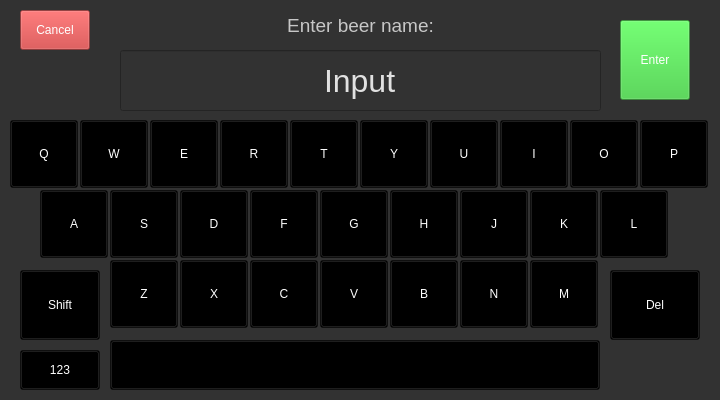
<?xml version="1.0" encoding="UTF-8"?>
<ui version="4.0">
 <class>KeyboardDialog</class>
 <widget class="QDialog" name="KeyboardDialog">
  <property name="windowModality">
   <enum>Qt::ApplicationModal</enum>
  </property>
  <property name="geometry">
   <rect>
    <x>0</x>
    <y>0</y>
    <width>720</width>
    <height>400</height>
   </rect>
  </property>
  <property name="windowTitle">
   <string>Dialog</string>
  </property>
  <property name="styleSheet">
   <string notr="true">background-color: rgb(50, 50, 50);</string>
  </property>
  <property name="modal">
   <bool>true</bool>
  </property>
  <widget class="QPushButton" name="pushButton_Q">
   <property name="geometry">
    <rect>
     <x>10</x>
     <y>120</y>
     <width>68</width>
     <height>68</height>
    </rect>
   </property>
   <property name="focusPolicy">
    <enum>Qt::NoFocus</enum>
   </property>
   <property name="styleSheet">
    <string notr="true">color: rgb(255, 255, 255);
background-color: rgba(0, 0, 0, 100);
selection-color: rgb(255, 255, 0);</string>
   </property>
   <property name="text">
    <string>Q</string>
   </property>
   <property name="flat">
    <bool>false</bool>
   </property>
  </widget>
  <widget class="QPushButton" name="pushButton_W">
   <property name="geometry">
    <rect>
     <x>80</x>
     <y>120</y>
     <width>68</width>
     <height>68</height>
    </rect>
   </property>
   <property name="focusPolicy">
    <enum>Qt::NoFocus</enum>
   </property>
   <property name="styleSheet">
    <string notr="true">color: rgb(255, 255, 255);
background-color: rgba(0, 0, 0, 100);
selection-color: rgb(255, 255, 0);</string>
   </property>
   <property name="text">
    <string>W</string>
   </property>
   <property name="flat">
    <bool>false</bool>
   </property>
  </widget>
  <widget class="QPushButton" name="pushButton_E">
   <property name="geometry">
    <rect>
     <x>150</x>
     <y>120</y>
     <width>68</width>
     <height>68</height>
    </rect>
   </property>
   <property name="focusPolicy">
    <enum>Qt::NoFocus</enum>
   </property>
   <property name="styleSheet">
    <string notr="true">color: rgb(255, 255, 255);
background-color: rgba(0, 0, 0, 100);
selection-color: rgb(255, 255, 0);</string>
   </property>
   <property name="text">
    <string>E</string>
   </property>
   <property name="flat">
    <bool>false</bool>
   </property>
  </widget>
  <widget class="QPushButton" name="pushButton_P">
   <property name="geometry">
    <rect>
     <x>640</x>
     <y>120</y>
     <width>68</width>
     <height>68</height>
    </rect>
   </property>
   <property name="focusPolicy">
    <enum>Qt::NoFocus</enum>
   </property>
   <property name="styleSheet">
    <string notr="true">color: rgb(255, 255, 255);
background-color: rgba(0, 0, 0, 100);
selection-color: rgb(255, 255, 0);</string>
   </property>
   <property name="text">
    <string>P</string>
   </property>
   <property name="flat">
    <bool>false</bool>
   </property>
  </widget>
  <widget class="QPushButton" name="pushButton_O">
   <property name="geometry">
    <rect>
     <x>570</x>
     <y>120</y>
     <width>68</width>
     <height>68</height>
    </rect>
   </property>
   <property name="focusPolicy">
    <enum>Qt::NoFocus</enum>
   </property>
   <property name="styleSheet">
    <string notr="true">color: rgb(255, 255, 255);
background-color: rgba(0, 0, 0, 100);
selection-color: rgb(255, 255, 0);</string>
   </property>
   <property name="text">
    <string>O</string>
   </property>
   <property name="flat">
    <bool>false</bool>
   </property>
  </widget>
  <widget class="QPushButton" name="pushButton_I">
   <property name="geometry">
    <rect>
     <x>500</x>
     <y>120</y>
     <width>68</width>
     <height>68</height>
    </rect>
   </property>
   <property name="focusPolicy">
    <enum>Qt::NoFocus</enum>
   </property>
   <property name="styleSheet">
    <string notr="true">color: rgb(255, 255, 255);
background-color: rgba(0, 0, 0, 100);
selection-color: rgb(255, 255, 0);</string>
   </property>
   <property name="text">
    <string>I</string>
   </property>
   <property name="flat">
    <bool>false</bool>
   </property>
  </widget>
  <widget class="QPushButton" name="pushButton_U">
   <property name="geometry">
    <rect>
     <x>430</x>
     <y>120</y>
     <width>68</width>
     <height>68</height>
    </rect>
   </property>
   <property name="focusPolicy">
    <enum>Qt::NoFocus</enum>
   </property>
   <property name="styleSheet">
    <string notr="true">color: rgb(255, 255, 255);
background-color: rgba(0, 0, 0, 100);
selection-color: rgb(255, 255, 0);</string>
   </property>
   <property name="text">
    <string>U</string>
   </property>
   <property name="flat">
    <bool>false</bool>
   </property>
  </widget>
  <widget class="QPushButton" name="pushButton_Y">
   <property name="geometry">
    <rect>
     <x>360</x>
     <y>120</y>
     <width>68</width>
     <height>68</height>
    </rect>
   </property>
   <property name="focusPolicy">
    <enum>Qt::NoFocus</enum>
   </property>
   <property name="styleSheet">
    <string notr="true">color: rgb(255, 255, 255);
background-color: rgba(0, 0, 0, 100);
selection-color: rgb(255, 255, 0);</string>
   </property>
   <property name="text">
    <string>Y</string>
   </property>
   <property name="flat">
    <bool>false</bool>
   </property>
  </widget>
  <widget class="QPushButton" name="pushButton_T">
   <property name="geometry">
    <rect>
     <x>290</x>
     <y>120</y>
     <width>68</width>
     <height>68</height>
    </rect>
   </property>
   <property name="focusPolicy">
    <enum>Qt::NoFocus</enum>
   </property>
   <property name="styleSheet">
    <string notr="true">color: rgb(255, 255, 255);
background-color: rgba(0, 0, 0, 100);
selection-color: rgb(255, 255, 0);</string>
   </property>
   <property name="text">
    <string>T</string>
   </property>
   <property name="flat">
    <bool>false</bool>
   </property>
  </widget>
  <widget class="QPushButton" name="pushButton_R">
   <property name="geometry">
    <rect>
     <x>220</x>
     <y>120</y>
     <width>68</width>
     <height>68</height>
    </rect>
   </property>
   <property name="focusPolicy">
    <enum>Qt::NoFocus</enum>
   </property>
   <property name="styleSheet">
    <string notr="true">color: rgb(255, 255, 255);
background-color: rgba(0, 0, 0, 100);
selection-color: rgb(255, 255, 0);</string>
   </property>
   <property name="text">
    <string>R</string>
   </property>
   <property name="flat">
    <bool>false</bool>
   </property>
  </widget>
  <widget class="QPushButton" name="pushButton_D">
   <property name="geometry">
    <rect>
     <x>180</x>
     <y>190</y>
     <width>68</width>
     <height>68</height>
    </rect>
   </property>
   <property name="focusPolicy">
    <enum>Qt::NoFocus</enum>
   </property>
   <property name="styleSheet">
    <string notr="true">color: rgb(255, 255, 255);
background-color: rgba(0, 0, 0, 100);
selection-color: rgb(255, 255, 0);</string>
   </property>
   <property name="text">
    <string>D</string>
   </property>
   <property name="flat">
    <bool>false</bool>
   </property>
  </widget>
  <widget class="QPushButton" name="pushButton_L">
   <property name="geometry">
    <rect>
     <x>600</x>
     <y>190</y>
     <width>68</width>
     <height>68</height>
    </rect>
   </property>
   <property name="focusPolicy">
    <enum>Qt::NoFocus</enum>
   </property>
   <property name="styleSheet">
    <string notr="true">color: rgb(255, 255, 255);
background-color: rgba(0, 0, 0, 100);
selection-color: rgb(255, 255, 0);</string>
   </property>
   <property name="text">
    <string>L</string>
   </property>
   <property name="flat">
    <bool>false</bool>
   </property>
  </widget>
  <widget class="QPushButton" name="pushButton_J">
   <property name="geometry">
    <rect>
     <x>460</x>
     <y>190</y>
     <width>68</width>
     <height>68</height>
    </rect>
   </property>
   <property name="focusPolicy">
    <enum>Qt::NoFocus</enum>
   </property>
   <property name="styleSheet">
    <string notr="true">color: rgb(255, 255, 255);
background-color: rgba(0, 0, 0, 100);
selection-color: rgb(255, 255, 0);</string>
   </property>
   <property name="text">
    <string>J</string>
   </property>
   <property name="flat">
    <bool>false</bool>
   </property>
  </widget>
  <widget class="QPushButton" name="pushButton_G">
   <property name="geometry">
    <rect>
     <x>320</x>
     <y>190</y>
     <width>68</width>
     <height>68</height>
    </rect>
   </property>
   <property name="focusPolicy">
    <enum>Qt::NoFocus</enum>
   </property>
   <property name="styleSheet">
    <string notr="true">color: rgb(255, 255, 255);
background-color: rgba(0, 0, 0, 100);
selection-color: rgb(255, 255, 0);</string>
   </property>
   <property name="text">
    <string>G</string>
   </property>
   <property name="flat">
    <bool>false</bool>
   </property>
  </widget>
  <widget class="QPushButton" name="pushButton_S">
   <property name="geometry">
    <rect>
     <x>110</x>
     <y>190</y>
     <width>68</width>
     <height>68</height>
    </rect>
   </property>
   <property name="focusPolicy">
    <enum>Qt::NoFocus</enum>
   </property>
   <property name="styleSheet">
    <string notr="true">color: rgb(255, 255, 255);
background-color: rgba(0, 0, 0, 100);
selection-color: rgb(255, 255, 0);</string>
   </property>
   <property name="text">
    <string>S</string>
   </property>
   <property name="flat">
    <bool>false</bool>
   </property>
  </widget>
  <widget class="QPushButton" name="pushButton_F">
   <property name="geometry">
    <rect>
     <x>250</x>
     <y>190</y>
     <width>68</width>
     <height>68</height>
    </rect>
   </property>
   <property name="focusPolicy">
    <enum>Qt::NoFocus</enum>
   </property>
   <property name="styleSheet">
    <string notr="true">color: rgb(255, 255, 255);
background-color: rgba(0, 0, 0, 100);
selection-color: rgb(255, 255, 0);</string>
   </property>
   <property name="text">
    <string>F</string>
   </property>
   <property name="flat">
    <bool>false</bool>
   </property>
  </widget>
  <widget class="QPushButton" name="pushButton_A">
   <property name="geometry">
    <rect>
     <x>40</x>
     <y>190</y>
     <width>68</width>
     <height>68</height>
    </rect>
   </property>
   <property name="focusPolicy">
    <enum>Qt::NoFocus</enum>
   </property>
   <property name="styleSheet">
    <string notr="true">color: rgb(255, 255, 255);
background-color: rgba(0, 0, 0, 100);
selection-color: rgb(255, 255, 0);</string>
   </property>
   <property name="text">
    <string>A</string>
   </property>
   <property name="flat">
    <bool>false</bool>
   </property>
  </widget>
  <widget class="QPushButton" name="pushButton_H">
   <property name="geometry">
    <rect>
     <x>390</x>
     <y>190</y>
     <width>68</width>
     <height>68</height>
    </rect>
   </property>
   <property name="focusPolicy">
    <enum>Qt::NoFocus</enum>
   </property>
   <property name="styleSheet">
    <string notr="true">color: rgb(255, 255, 255);
background-color: rgba(0, 0, 0, 100);
selection-color: rgb(255, 255, 0);</string>
   </property>
   <property name="text">
    <string>H</string>
   </property>
   <property name="flat">
    <bool>false</bool>
   </property>
  </widget>
  <widget class="QPushButton" name="pushButton_K">
   <property name="geometry">
    <rect>
     <x>530</x>
     <y>190</y>
     <width>68</width>
     <height>68</height>
    </rect>
   </property>
   <property name="focusPolicy">
    <enum>Qt::NoFocus</enum>
   </property>
   <property name="styleSheet">
    <string notr="true">color: rgb(255, 255, 255);
background-color: rgba(0, 0, 0, 100);
selection-color: rgb(255, 255, 0);</string>
   </property>
   <property name="text">
    <string>K</string>
   </property>
   <property name="flat">
    <bool>false</bool>
   </property>
  </widget>
  <widget class="QPushButton" name="pushButton_N">
   <property name="geometry">
    <rect>
     <x>460</x>
     <y>260</y>
     <width>68</width>
     <height>68</height>
    </rect>
   </property>
   <property name="focusPolicy">
    <enum>Qt::NoFocus</enum>
   </property>
   <property name="styleSheet">
    <string notr="true">color: rgb(255, 255, 255);
background-color: rgba(0, 0, 0, 100);
selection-color: rgb(255, 255, 0);</string>
   </property>
   <property name="text">
    <string>N</string>
   </property>
   <property name="flat">
    <bool>false</bool>
   </property>
  </widget>
  <widget class="QPushButton" name="pushButton_M">
   <property name="geometry">
    <rect>
     <x>530</x>
     <y>260</y>
     <width>68</width>
     <height>68</height>
    </rect>
   </property>
   <property name="focusPolicy">
    <enum>Qt::NoFocus</enum>
   </property>
   <property name="styleSheet">
    <string notr="true">color: rgb(255, 255, 255);
background-color: rgba(0, 0, 0, 100);
selection-color: rgb(255, 255, 0);</string>
   </property>
   <property name="text">
    <string>M</string>
   </property>
   <property name="flat">
    <bool>false</bool>
   </property>
  </widget>
  <widget class="QPushButton" name="pushButton_C">
   <property name="geometry">
    <rect>
     <x>250</x>
     <y>260</y>
     <width>68</width>
     <height>68</height>
    </rect>
   </property>
   <property name="focusPolicy">
    <enum>Qt::NoFocus</enum>
   </property>
   <property name="styleSheet">
    <string notr="true">color: rgb(255, 255, 255);
background-color: rgba(0, 0, 0, 100);
selection-color: rgb(255, 255, 0);</string>
   </property>
   <property name="text">
    <string>C</string>
   </property>
   <property name="flat">
    <bool>false</bool>
   </property>
  </widget>
  <widget class="QPushButton" name="pushButton_X">
   <property name="geometry">
    <rect>
     <x>180</x>
     <y>260</y>
     <width>68</width>
     <height>68</height>
    </rect>
   </property>
   <property name="focusPolicy">
    <enum>Qt::NoFocus</enum>
   </property>
   <property name="styleSheet">
    <string notr="true">color: rgb(255, 255, 255);
background-color: rgba(0, 0, 0, 100);
selection-color: rgb(255, 255, 0);</string>
   </property>
   <property name="text">
    <string>X</string>
   </property>
   <property name="flat">
    <bool>false</bool>
   </property>
  </widget>
  <widget class="QPushButton" name="pushButton_B">
   <property name="geometry">
    <rect>
     <x>390</x>
     <y>260</y>
     <width>68</width>
     <height>68</height>
    </rect>
   </property>
   <property name="focusPolicy">
    <enum>Qt::NoFocus</enum>
   </property>
   <property name="styleSheet">
    <string notr="true">color: rgb(255, 255, 255);
background-color: rgba(0, 0, 0, 100);
selection-color: rgb(255, 255, 0);</string>
   </property>
   <property name="text">
    <string>B</string>
   </property>
   <property name="flat">
    <bool>false</bool>
   </property>
  </widget>
  <widget class="QPushButton" name="pushButton_V">
   <property name="geometry">
    <rect>
     <x>320</x>
     <y>260</y>
     <width>68</width>
     <height>68</height>
    </rect>
   </property>
   <property name="focusPolicy">
    <enum>Qt::NoFocus</enum>
   </property>
   <property name="styleSheet">
    <string notr="true">color: rgb(255, 255, 255);
background-color: rgba(0, 0, 0, 100);
selection-color: rgb(255, 255, 0);</string>
   </property>
   <property name="text">
    <string>V</string>
   </property>
   <property name="flat">
    <bool>false</bool>
   </property>
  </widget>
  <widget class="QPushButton" name="pushButton_Z">
   <property name="geometry">
    <rect>
     <x>110</x>
     <y>260</y>
     <width>68</width>
     <height>68</height>
    </rect>
   </property>
   <property name="focusPolicy">
    <enum>Qt::NoFocus</enum>
   </property>
   <property name="styleSheet">
    <string notr="true">color: rgb(255, 255, 255);
background-color: rgba(0, 0, 0, 100);
selection-color: rgb(255, 255, 0);</string>
   </property>
   <property name="text">
    <string>Z</string>
   </property>
   <property name="flat">
    <bool>false</bool>
   </property>
  </widget>
  <widget class="QPushButton" name="pushButton_Space">
   <property name="geometry">
    <rect>
     <x>110</x>
     <y>340</y>
     <width>490</width>
     <height>50</height>
    </rect>
   </property>
   <property name="focusPolicy">
    <enum>Qt::NoFocus</enum>
   </property>
   <property name="styleSheet">
    <string notr="true">color: rgb(255, 255, 255);
background-color: rgba(0, 0, 0, 100);
selection-color: rgb(255, 255, 0);</string>
   </property>
   <property name="text">
    <string/>
   </property>
   <property name="flat">
    <bool>false</bool>
   </property>
  </widget>
  <widget class="QPushButton" name="pushButton_ChangeKeyboard">
   <property name="geometry">
    <rect>
     <x>20</x>
     <y>350</y>
     <width>80</width>
     <height>40</height>
    </rect>
   </property>
   <property name="focusPolicy">
    <enum>Qt::NoFocus</enum>
   </property>
   <property name="styleSheet">
    <string notr="true">color: rgb(255, 255, 255);
background-color: rgba(0, 0, 0, 100);
selection-color: rgb(255, 255, 0);</string>
   </property>
   <property name="text">
    <string>123</string>
   </property>
   <property name="flat">
    <bool>false</bool>
   </property>
  </widget>
  <widget class="QPushButton" name="pushButton_Enter">
   <property name="geometry">
    <rect>
     <x>620</x>
     <y>20</y>
     <width>70</width>
     <height>80</height>
    </rect>
   </property>
   <property name="focusPolicy">
    <enum>Qt::NoFocus</enum>
   </property>
   <property name="styleSheet">
    <string notr="true">color: rgb(255, 255, 255);
background-color: rgba(50, 200, 50, 100);
selection-color: rgb(255, 255, 0);</string>
   </property>
   <property name="text">
    <string>Enter</string>
   </property>
   <property name="flat">
    <bool>false</bool>
   </property>
  </widget>
  <widget class="QLineEdit" name="inputField">
   <property name="geometry">
    <rect>
     <x>120</x>
     <y>50</y>
     <width>481</width>
     <height>61</height>
    </rect>
   </property>
   <property name="font">
    <font>
     <pointsize>24</pointsize>
    </font>
   </property>
   <property name="styleSheet">
    <string notr="true">color: rgb(225, 225, 225);</string>
   </property>
   <property name="text">
    <string>Input</string>
   </property>
   <property name="alignment">
    <set>Qt::AlignCenter</set>
   </property>
  </widget>
  <widget class="QLabel" name="label">
   <property name="geometry">
    <rect>
     <x>120</x>
     <y>10</y>
     <width>481</width>
     <height>30</height>
    </rect>
   </property>
   <property name="font">
    <font>
     <pointsize>14</pointsize>
    </font>
   </property>
   <property name="styleSheet">
    <string notr="true">color: rgb(199, 199, 199);</string>
   </property>
   <property name="text">
    <string>Enter beer name:</string>
   </property>
   <property name="alignment">
    <set>Qt::AlignCenter</set>
   </property>
  </widget>
  <widget class="QPushButton" name="pushButton_Shift">
   <property name="geometry">
    <rect>
     <x>20</x>
     <y>270</y>
     <width>80</width>
     <height>70</height>
    </rect>
   </property>
   <property name="focusPolicy">
    <enum>Qt::NoFocus</enum>
   </property>
   <property name="styleSheet">
    <string notr="true">color: rgb(255, 255, 255);
background-color: rgba(0, 0, 0, 100);
selection-color: rgb(255, 255, 0);</string>
   </property>
   <property name="text">
    <string>Shift</string>
   </property>
   <property name="flat">
    <bool>false</bool>
   </property>
  </widget>
  <widget class="QPushButton" name="pushButton_Delete">
   <property name="geometry">
    <rect>
     <x>610</x>
     <y>270</y>
     <width>90</width>
     <height>70</height>
    </rect>
   </property>
   <property name="focusPolicy">
    <enum>Qt::NoFocus</enum>
   </property>
   <property name="styleSheet">
    <string notr="true">color: rgb(255, 255, 255);
background-color: rgba(0, 0, 0, 100);
selection-color: rgb(255, 255, 0);</string>
   </property>
   <property name="text">
    <string>Del</string>
   </property>
   <property name="flat">
    <bool>false</bool>
   </property>
  </widget>
  <widget class="QPushButton" name="pushButton_Cancel">
   <property name="geometry">
    <rect>
     <x>20</x>
     <y>10</y>
     <width>70</width>
     <height>40</height>
    </rect>
   </property>
   <property name="focusPolicy">
    <enum>Qt::NoFocus</enum>
   </property>
   <property name="styleSheet">
    <string notr="true">color: rgb(255, 255, 255);
background-color: rgba(200, 50, 50, 100);
selection-color: rgb(255, 255, 0);</string>
   </property>
   <property name="text">
    <string>Cancel</string>
   </property>
   <property name="flat">
    <bool>false</bool>
   </property>
  </widget>
 </widget>
 <resources/>
 <connections/>
</ui>
